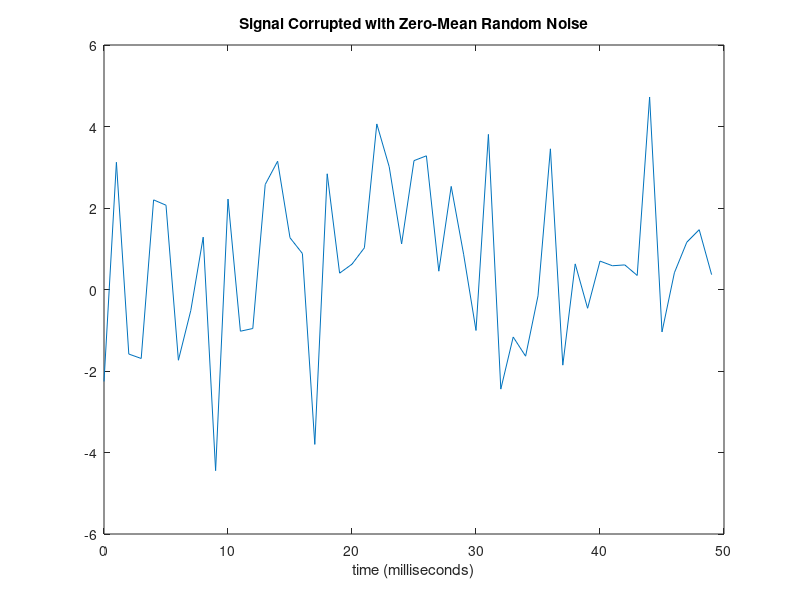
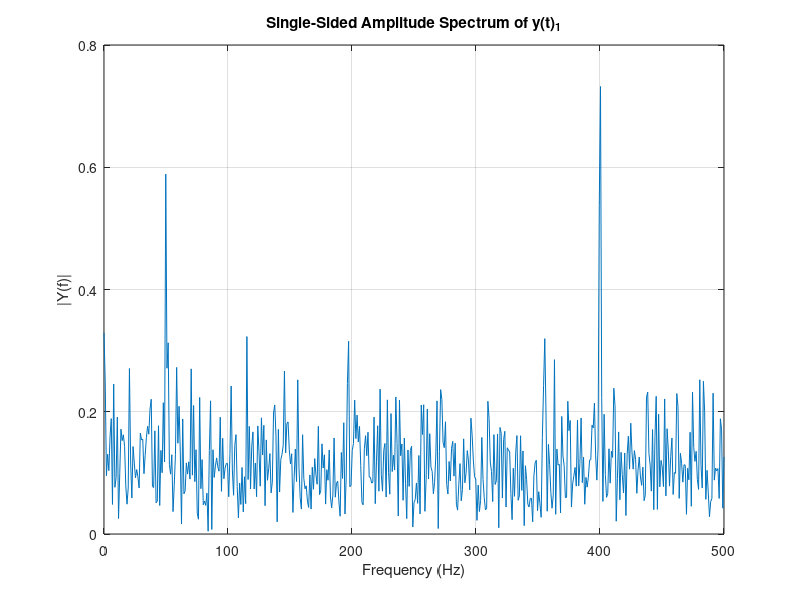
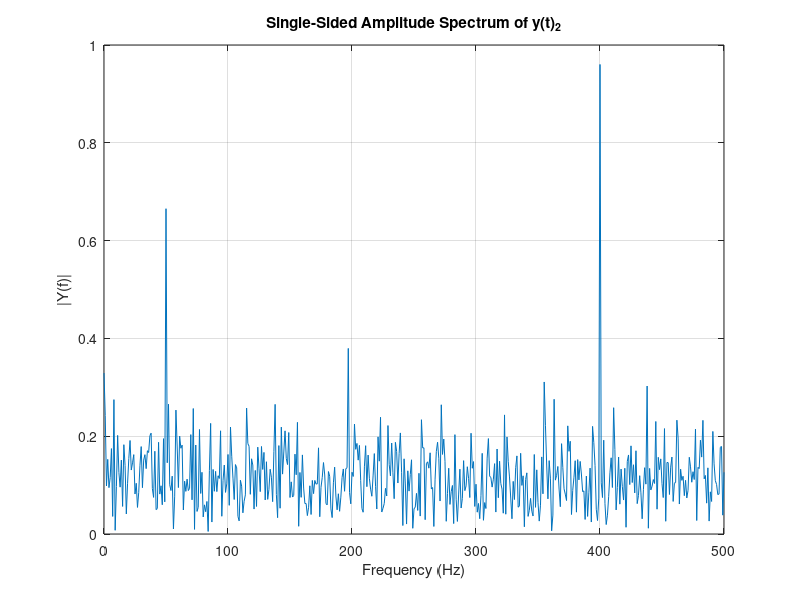

Source code (MATLAB) for these figures, in order:
clc
clear
close all;

% Parameter Setup
Fs = 1000;                    % Sampling frequency
Fn = Fs/2;                    % Nyquist Frequency
T = 1/Fs;                     % Sample time
L = 1000;                     % Length of signal
t = (0:L-1)*T;                % Time vector
NFFT = 2^nextpow2(L);         % Next power of 2 from length of y

% Sum of a 50 Hz sinusoid and a 120 Hz sinusoid
x = 0.7*sin(2*pi*50*t) + sin(2*pi*400*t); % Original signal
y = x + 2*randn(size(t));                 % Sinusoids plus noise

% Signal Corrupted with Zero-Mean Random Noise
figure(1)
plot(Fs*t(1:50),y(1:50))
title('Signal Corrupted with Zero-Mean Random Noise')
xlabel('time (milliseconds)')

%% FFT - 1
Y = fft(y,NFFT)/L;                     % Normalized Fourier Transform Of Data
f = linspace(0, 1, NFFT/2+1)*Fn;       % Frequency Vector (For ‘plot’ Call)

% plot
figure(2)
plot(f, 2*abs(Y(1:NFFT/2+1))) 
title('Single-Sided Amplitude Spectrum of y(t)_1')
xlabel('Frequency (Hz)')
ylabel('|Y(f)|')
grid on

%% FFT - 2
FT_Signal = fft(y)/L;                  % Normalized Fourier Transform Of Data
Fv = linspace(0, 1, fix(L/2)+1)*Fn;    % Frequency Vector (For ‘plot’ Call)
Iv = 1:length(Fv);                     % Index Vector (Matches ‘Fv’)

% plot
figure(3)
plot(Fv, abs(FT_Signal(Iv))*2)
title('Single-Sided Amplitude Spectrum of y(t)_2')
xlabel('Frequency (Hz)')
ylabel('|Y(f)|')
grid on